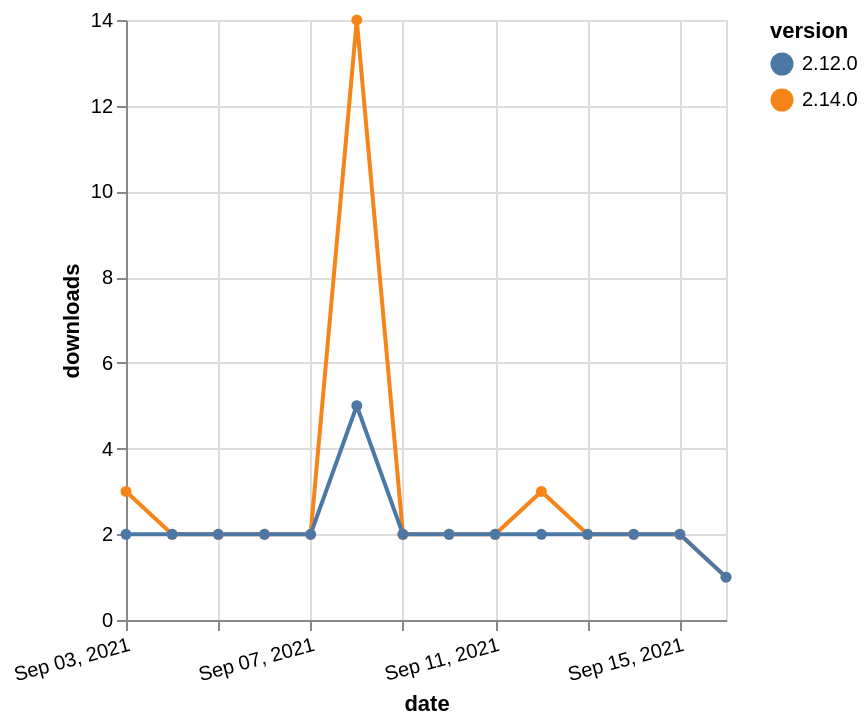

Vega-Lite specification for this chart:
### Vega-Lite specification from a JSON file in a GitHub repository (floating-point values rounded to 4 significant figures)
{"$schema": "https://vega.github.io/schema/vega-lite/v5.json", "description": "A simple bar chart with embedded data.", "data": {"values": [{"date": "2021-09-03", "total": 6831, "delta": 3, "version": "2.14.0"}, {"date": "2021-09-04", "total": 6833, "delta": 2, "version": "2.14.0"}, {"date": "2021-09-05", "total": 6835, "delta": 2, "version": "2.14.0"}, {"date": "2021-09-06", "total": 6837, "delta": 2, "version": "2.14.0"}, {"date": "2021-09-07", "total": 6839, "delta": 2, "version": "2.14.0"}, {"date": "2021-09-08", "total": 6853, "delta": 14, "version": "2.14.0"}, {"date": "2021-09-09", "total": 6855, "delta": 2, "version": "2.14.0"}, {"date": "2021-09-10", "total": 6857, "delta": 2, "version": "2.14.0"}, {"date": "2021-09-11", "total": 6859, "delta": 2, "version": "2.14.0"}, {"date": "2021-09-12", "total": 6862, "delta": 3, "version": "2.14.0"}, {"date": "2021-09-13", "total": 6864, "delta": 2, "version": "2.14.0"}, {"date": "2021-09-14", "total": 6866, "delta": 2, "version": "2.14.0"}, {"date": "2021-09-15", "total": 6868, "delta": 2, "version": "2.14.0"}, {"date": "2021-09-16", "total": 6869, "delta": 1, "version": "2.14.0"}, {"date": "2021-09-03", "total": 3537, "delta": 2, "version": "2.12.0"}, {"date": "2021-09-04", "total": 3539, "delta": 2, "version": "2.12.0"}, {"date": "2021-09-05", "total": 3541, "delta": 2, "version": "2.12.0"}, {"date": "2021-09-06", "total": 3543, "delta": 2, "version": "2.12.0"}, {"date": "2021-09-07", "total": 3545, "delta": 2, "version": "2.12.0"}, {"date": "2021-09-08", "total": 3550, "delta": 5, "version": "2.12.0"}, {"date": "2021-09-09", "total": 3552, "delta": 2, "version": "2.12.0"}, {"date": "2021-09-10", "total": 3554, "delta": 2, "version": "2.12.0"}, {"date": "2021-09-11", "total": 3556, "delta": 2, "version": "2.12.0"}, {"date": "2021-09-12", "total": 3558, "delta": 2, "version": "2.12.0"}, {"date": "2021-09-13", "total": 3560, "delta": 2, "version": "2.12.0"}, {"date": "2021-09-14", "total": 3562, "delta": 2, "version": "2.12.0"}, {"date": "2021-09-15", "total": 3564, "delta": 2, "version": "2.12.0"}, {"date": "2021-09-16", "total": 3565, "delta": 1, "version": "2.12.0"}]}, "width": "container", "mark": {"type": "line", "point": {"filled": true}}, "encoding": {"x": {"field": "date", "type": "temporal", "timeUnit": "yearmonthdate", "title": "date", "axis": {"labelAngle": -15}}, "y": {"field": "delta", "type": "quantitative", "title": "downloads"}, "color": {"field": "version", "type": "nominal"}, "tooltip": {"field": "delta"}}}
